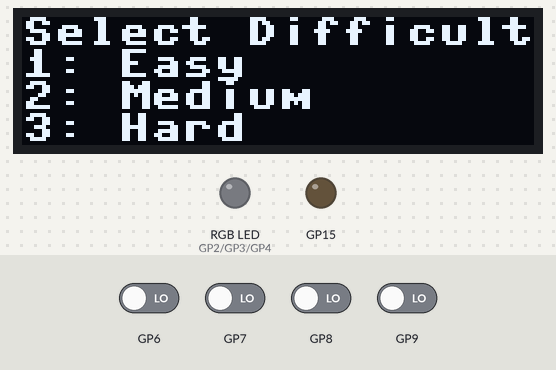
A program run on a simulated Raspberry Pi Pico running MicroPython. Shown: 128×32 one-colour display, an RGB LED mixed from three pins (HIGH = lit), output pins drawn as LEDs (lit = HIGH). Dashed ring = blinking. Inputs (shaded band) come from the test bench; at power-on: GP6–9 LOW. Random numbers come from a fixed seed; library files of the repository ran but are not shown: ssd1306.py; what the program prints to the serial console is not drawn. At 13.9 s the program stops and its outputs stay as they are.

Above: at 1.2 s.
1.3 s: GP6 driven HIGH
At 3.5 s:
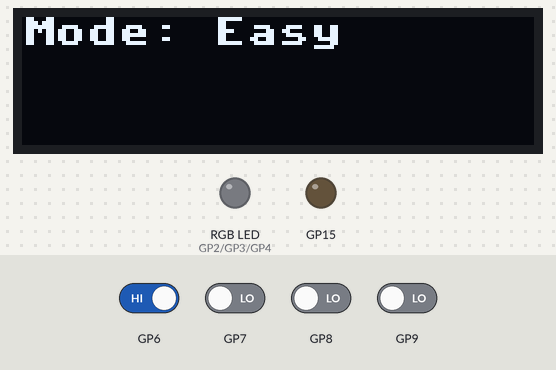
At 5.8 s:
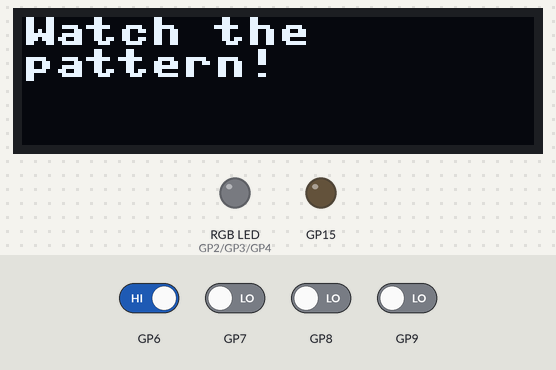
10.3 s: GP6 driven LOW
12.5 s: GP6 driven HIGH
At 14.1 s:
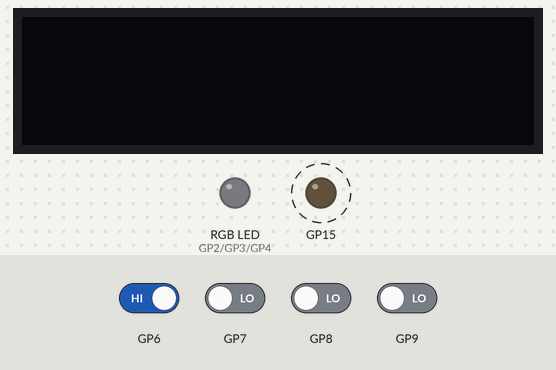
Timing chart, 0 to 15.4 s (numbered marks = the images above; inputs shaded):
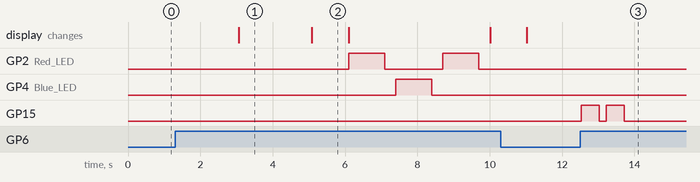

Measured:
- after the input at 1.3 s, GP2 (Red_LED): alternates HIGH for 1.0 s and LOW for 1.6 s, starting after 4.8 s; GP4 (Blue_LED): LOW → HIGH after 6.1 s, → LOW 1.0 s later
- after the input at 12.5 s, GP15: alternates HIGH for 0.50 s and LOW for 0.20 s, 4 changes in all, then stays LOW, starting at once
- what the display in image 1 shows lasts 2.0 s, from 3.1 s to 5.1 s
- what the display in image 2 shows lasts 1.0 s, from 5.1 s to 6.1 s

The program:

Final_Project-ECE1000.py
```python
from PicoBreadboard import LED, BUZZER, BUTTON
from utime import sleep
from random import choice
import ssd1306

# I2C setup for OLED display
i2c = machine.I2C(1, scl=machine.Pin(19), sda=machine.Pin(18))
oled_width = 128
oled_height = 32
oled = ssd1306.SSD1306_I2C(oled_width, oled_height, i2c)

# RGB LEDs
Red_LED = LED(2)
Green_LED = LED(3)
Blue_LED = LED(4)

# Buttons
BUT1 = BUTTON(6)  # Red Button
BUT2 = BUTTON(7)  # Green Button
BUT3 = BUTTON(8)  # Blue Button
BUT4 = BUTTON(9)  # Exit Button

# Buzzer
Buzz = BUZZER(15)

# Predefined colors for patterns
colors = ["Red", "Green", "Blue"]

# Function to light up LEDs
def Light_Up(color, duration=0.5):
    Red_LED.off()
    Green_LED.off()
    Blue_LED.off()

    if color == "Red":
        Red_LED.on()
    elif color == "Green":
        Green_LED.on()
    elif color == "Blue":
        Blue_LED.on()

    sleep(duration)

    Red_LED.off()
    Green_LED.off()
    Blue_LED.off()

# Function to read button input
def Button_Pressed():
    while True:
        if BUT4.read():  # Exit button
            return "Exit"
        if BUT1.read():
            return "Red"
        elif BUT2.read():
            return "Green"
        elif BUT3.read():
            return "Blue"
        sleep(0.1)

# Function to display a message on OLED
def Display(lines, duration=1):
    oled.fill(0)
    for idx, line in enumerate(lines):
        oled.text(line, 0, idx * 8)
    oled.show()
    sleep(duration)
    oled.fill(0)
    oled.show()

# Function to select difficulty
def Select_Difficulty():
    Display(["Select Difficulty:", "1: Easy", "2: Medium", "3: Hard"], duration=3)

    while True:
        if BUT1.read():  # Easy
            return "Easy", 1.0, 0.5
        elif BUT2.read():  # Medium
            return "Medium", 0.5, 0.3
        elif BUT3.read():  # Hard
            return "Hard", 0.2, 0.1

# Main Simon Says game logic
def Simon_Says():
    while True:
        # Choose difficulty
        difficulty, display_time, input_time = Select_Difficulty()
        Display([f"Mode: {difficulty}"], duration=2)

        while True:
            # Generate a new sequence of exactly 3 colors
            Rand_Seq = [choice(colors) for _ in range(3)]

            print("Watch the pattern!")
            Display(["Watch the", "pattern!"], duration=1)

            # Show the sequence
            for color in Rand_Seq:
                Light_Up(color, display_time)
                sleep(0.3)

            print("Your turn!")
            Display(["Your turn!"], duration=1)

            # Player's turn
            for color in Rand_Seq:
                player_input = Button_Pressed()

                if player_input == "Exit":  # Handle exit
                    Display(["Exiting Game..."], duration=2)
                    return

                if player_input != color:
                    print("Game Over!")
                    Display(["Game Over!", "You lost."], duration=2)

                    # Buzzer feedback
                for _ in range(2):
                    Buzz.on()
                    sleep(0.5)
                    Buzz.off()
                    sleep(0.2)
                return  # End the game

                # Positive feedback
                print("Correct!")
                Display(["Correct!"], duration=0.5)
                for _ in range(2):
                    Buzz.on()
                    sleep(0.1)
                    Buzz.off()
                    sleep(0.1)

            # Clear the sequence and prepare for the next round
            print("Next round!")
            Display(["Next round!"], duration=1)
            sleep(input_time)

# Run the game
Simon_Says()


        
```

PicoBreadboard.py
```python
from machine import Pin,PWM
from utime import sleep

#class to control onboard LED
class LED():
    def __init__(self, led_pin_number):
        self.led_pin = Pin(led_pin_number, Pin.OUT)

    def on(self):
        self.led_pin.on()

    def off(self):
        self.led_pin.off()

# class to control Buzzer
class BUZZER():
    def __init__(self,buzzer_pin_number):
        self.buzzer_pin = Pin(buzzer_pin_number, Pin.OUT)

    def on(self):
        self.buzzer_pin.on()

    def off(self):
        self.buzzer_pin.off()

# class to read onboard Buttons value
class BUTTON():
    def __init__(self, button_pin_number):
        """Initialize BUTTON.
        """
        self.button_pin = Pin(button_pin_number, Pin.IN)

    def read(self):
        """ provides button status value
            -> 0 (for Not Pressed)
            -> 1 (for Pressed)
        """
        return self.button_pin.value()
```
